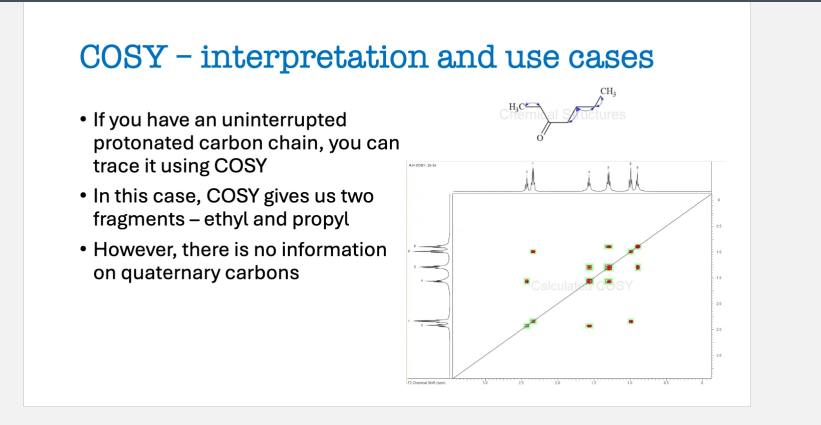
#> input picture topics/cosy-interpretation/source/原图-COSY截图.webp, 1642 x 850 px (shown at 1/2 size)
$ python _measure.py
#> lines starting #> are read from the running program, lines starting #| are printed output that depends on the picture; after the words box and inside, x2 and y2 are one past the last pixel; in counts of white or black regions, pixels touching at a corner belong together
# -*- coding: utf-8 -*-
"""原图逐像素测量：把幻灯片截图里"确实有的"东西全部量化，输出 _measure.json。
   只做测量与标定，不做任何化学推断；凡测不准的一律记 uncertainty。"""
import json, numpy as np
from PIL import Image

SRC = '原图-COSY截图.webp'
im = Image.open(SRC).convert('RGB')
#> im is the input picture: PIL image 1642x850 RGB; mean R, G, B 242.2, 243.6, 244.5
A = np.array(im).astype(int); G = np.array(im.convert('L')).astype(int)
#> after `G = np.array(im.convert('L')).astype(int)`:
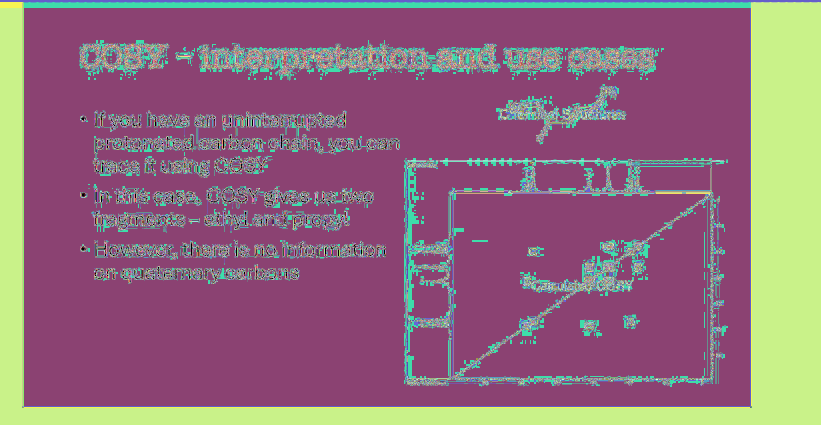
#> G: shape (850, 1642) int64 (shown at 1/2 size); 250 distinct labels, from 0 to 255; one colour per label, 0 black
H, W, _ = A.shape
#> H = 850; W = 1642
R, Gc, B = A[:,:,0], A[:,:,1], A[:,:,2]
#> R: shape (850, 1642) int64; 256 distinct labels, from 0 to 255
#> Gc: shape (850, 1642) int64; 256 distinct labels, from 0 to 255
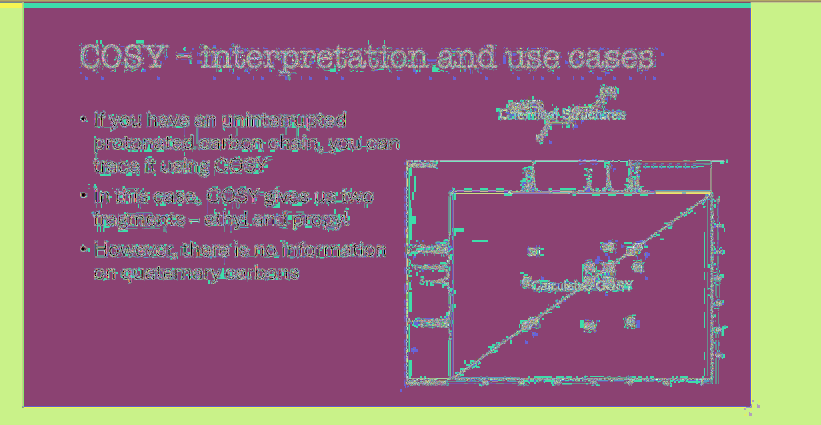
#> B: shape (850, 1642) int64 (shown at 1/2 size); 256 distinct labels, from 0 to 255; one colour per label, 0 black
out = {'source': {'file': SRC, 'size_px': [W, H], 'mode': im.mode}}

# ---------- 1) 2D 绘图框：找最长横/竖暗线 ----------
dark = G < 170
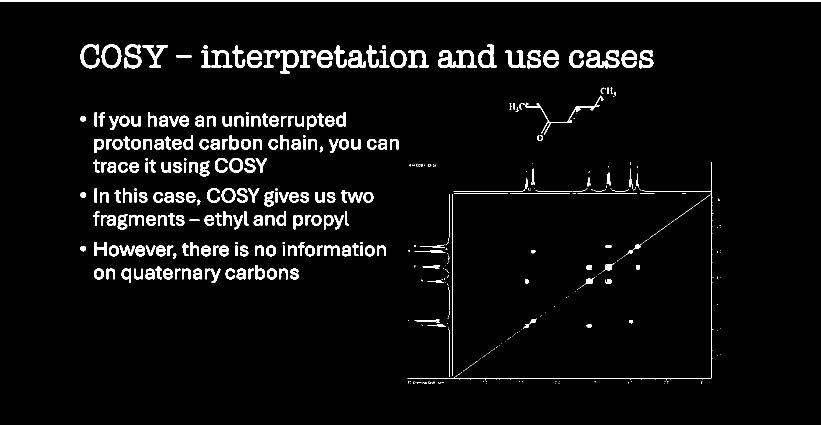
#> dark: shape (850, 1642) bool (shown at 1/2 size); 4.6% white; 463 white regions (214 under 20 px), largest, box (x1, y1, x2, y2) and area: (0, 0, 1642, 4) 6568, (876, 100, 954, 136) 1272, (402, 100, 465, 135) 913
rows = [(y, int(dark[y, 900:1560].sum())) for y in range(300, 800)]
#> rows = 500 pairs, first value 300 to 799, second value 0 to 523
cols = [(x, int(dark[300:800, x].sum())) for x in range(880, 1600)]
#> cols = 720 pairs, first value 880 to 1599, second value 0 to 432
frame_y = sorted([r for r in rows if r[1] > 250], key=lambda t: -t[1])[:2]
#> frame_y = [(757, 523), (386, 393)]
frame_x = sorted([c for c in cols if c[1] > 250], key=lambda t: -t[1])[:2]
#> frame_x = [(1423, 432), (905, 365)]
top_y, bot_y = sorted(y for y, _ in frame_y)
#> top_y = 386; bot_y = 757
lef_x, rig_x = sorted(x for x, _ in frame_x)
#> lef_x = 905; rig_x = 1423
out['frame_px'] = {'top': top_y, 'bottom': bot_y, 'left': lef_x, 'right': rig_x}

# ---------- 2) 轴标定：刻度标签文字块（两轴各 7 个） ----------
def label_runs(axis, gap=8, thr=215):
#> called with axis = 'F2', gap = 8, thr = 215
    if axis == 'F2':
        band = G[762:770, :]; cols_ = [x for x in range(900, 1470) if (band[:, x] < thr).any()]
#> after `cols_ = [x for x in range(900, 1470) if (band[:, x] < thr).any()]`: cols_ = 48 values from 965 to 1405
    else:
        band = G[:, 1432:1478]; cols_ = [y for y in range(380, 780) if (band[y, :] < thr).any()]
    runs = []
    for v in cols_:
        if runs and v - runs[-1][-1] <= gap: runs[-1].append(v)
        else: runs.append([v])
#> this loop made 48 passes
#> v on passes 1 to 12: 965, 966, 967, 968, 971, 972, 973, 974, 1037, 1038, 1039, 1040
#> after the loop, runs = 7 items
    return [(r[0], r[-1], (r[0] + r[-1]) / 2.0) for r in runs if r[-1] - r[0] >= 1]

f2l = label_runs('F2'); f1l = label_runs('F1')
#> after `f2l = label_runs('F2')`: f2l = [(965, 974, 969.5), (1037, 1046, 1041.5), (1110, 1119, 1114.5), (1183, 1191, 1187), (1255, 1264, 1259.5), (1328, 1337, 1332.5), (1403, 1405, 1404)]
#> call 2 of label_runs, with axis = 'F1', gap = 8, thr = 215
#> in label_runs (call 2), `band = G[:, 1432:1478]`:
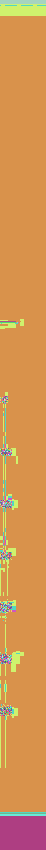
#> band: shape (850, 46) int64; 101 distinct labels, from 78 to 255; one colour per label, 0 black
#> in label_runs (call 2), `cols_ = [y for y in range(380, 780) if (band[y, :] < thr).any()]`: cols_ = 43 values from 397 to 713
#> the loop in label_runs (call 2), `for v in cols_:` made 43 passes
#> v on passes 1 to 12: 397, 398, 399, 400, 401, 402, 449, 450, 451, 452, 453, 454
#> after the loop in label_runs (call 2), `for v in cols_:`: runs = [[397, 398, 399, 400, 401, 402], [449, 450, 451, 452, 453, 454], [501, 502, 503, 504, 505, 506], [552, 553, 554, 555, 556, 557, 558], [604, 605, 606, 607, 608, 609], [656, 657, 658, 659, 660, 661], [708, 709, 710, 711, 712, 713]]
#> after `f1l = label_runs('F1')`: f1l = [(397, 402, 399.5), (449, 454, 451.5), (501, 506, 503.5), (552, 558, 555), (604, 609, 606.5), (656, 661, 658.5), (708, 713, 710.5)]
assert len(f2l) == 7 and len(f1l) == 7, (len(f2l), len(f1l))
# F2 轴从左到右 = 3.0 -> 0；F1 轴从上到下 = 0 -> 3.0（方向必须分别写，写反过一次）
ppm_f2 = [3.0, 2.5, 2.0, 1.5, 1.0, 0.5, 0.0]
ppm_f1 = [0.0, 0.5, 1.0, 1.5, 2.0, 2.5, 3.0]
xs = np.array([c for _, _, c in f2l]); ys = np.array([c for _, _, c in f1l])
#> after `xs = np.array([c for _, _, c in f2l])`: xs = [969.5, 1041.5, 1114.5, 1187, 1259.5, 1332.5, 1404]
#> after `ys = np.array([c for _, _, c in f1l])`: ys = [399.5, 451.5, 503.5, 555, 606.5, 658.5, 710.5]
sx, ix = np.polyfit(ppm_f2, xs, 1)          # x = sx*ppm + ix
#> sx = -145; ix = 1404.5
sy, iy = np.polyfit(ppm_f1, ys, 1)          # y = sy*ppm + iy
#> sy = 103.6; iy = 399.6
resx = float(np.abs(xs - (sx*np.array(ppm_f2)+ix)).max())
#> resx = 0.536
resy = float(np.abs(ys - (sy*np.array(ppm_f1)+iy)).max())
#> resy = 0.286
out['calibration'] = {
    'F2': {'label_centers_x': [round(c,1) for _,_,c in f2l], 'px_per_ppm': round(float(sx),3),
           'x_at_0ppm': round(float(ix),2), 'max_residual_px': round(resx,2), 'max_residual_ppm': round(resx/abs(sx),3)},
    'F1': {'label_centers_y': [round(c,1) for _,_,c in f1l], 'px_per_ppm': round(float(sy),3),
           'y_at_0ppm': round(float(iy),2), 'max_residual_px': round(resy,2), 'max_residual_ppm': round(resy/abs(sy),3)},
    'labels_read': ['3.0','2.5','2.0','1.5','1.0','0.5','0']}
def f2(px): return (px - ix) / sx
def f1(py): return (py - iy) / sy

# ---------- 3) 1D 投影（上=F2，左=F1）的峰位 ----------
def proj_peaks(band, axis, min_ppm=-0.05, max_ppm=3.6):
    """一维投影峰位：谱线暗度剖面（基线扣除后）的峰。用 145/103.6 px/ppm 的标定回算 ppm。"""
#> called with axis = 'F2', min_ppm = -0.05, max_ppm = 3.6
    from scipy.signal import find_peaks
    prof = (255 - band).sum(axis=0).astype(float)
#> prof = 516 values, max 4716 at index 356, min 53 at index 0, mean 400
    prof = prof - np.percentile(prof, 10)
#> prof = 516 values, max 4528 at index 356, min -135 at index 0, mean 212
    pk, _ = find_peaks(prof, prominence=0.10 * prof.max(), distance=6)
#> pk = [148, 160, 273, 312, 356, 369]
    return [float(p) for p in pk]

top_px = proj_peaks(G[300:386, 905:1421], 'F2')
#> top_px = [148, 160, 273, 312, 356, 369]
top_px = [x + 905 for x in top_px]
#> top_px = [1053, 1065, 1178, 1217, 1261, 1274]
left_px = proj_peaks(G[387:757, 815:900].T, 'F1')
#> left_px = [106, 115, 146, 175, 254, 263]
left_px = [y + 387 for y in left_px]
#> left_px = [493, 502, 533, 562, 641, 650]
out['proj_top_F2'] = [{'px': round(x,1), 'ppm': round(float(f2(x)),3)} for x in top_px]
out['proj_left_F1'] = [{'px': round(y,1), 'ppm': round(float(f1(y)),3)} for y in left_px]
out['proj_peak_count'] = {'top_F2': len(top_px), 'left_F1': len(left_px)}

# ---------- 4) 2D 峰标记：绿晕连通域 + 红核 ----------
green = (Gc - R > 18) & (Gc - B > 18) & (np.arange(H)[:,None] > 386) & (np.arange(H)[:,None] < 758) & \
        (np.arange(W)[None,:] > 905) & (np.arange(W)[None,:] < 1424)
#> green: shape (850, 1642) bool; 0.15% white; 16 white regions (3 under 20 px), largest, box (x1, y1, x2, y2) and area: (1045, 635, 1075, 659) 359, (1206, 526, 1228, 544) 230, (1170, 526, 1188, 544) 228
red   = (R > 90) & (R - Gc > 35) & (R - B > 35) & (np.arange(H)[:,None] > 386) & (np.arange(H)[:,None] < 758) & \
        (np.arange(W)[None,:] > 905) & (np.arange(W)[None,:] < 1424)
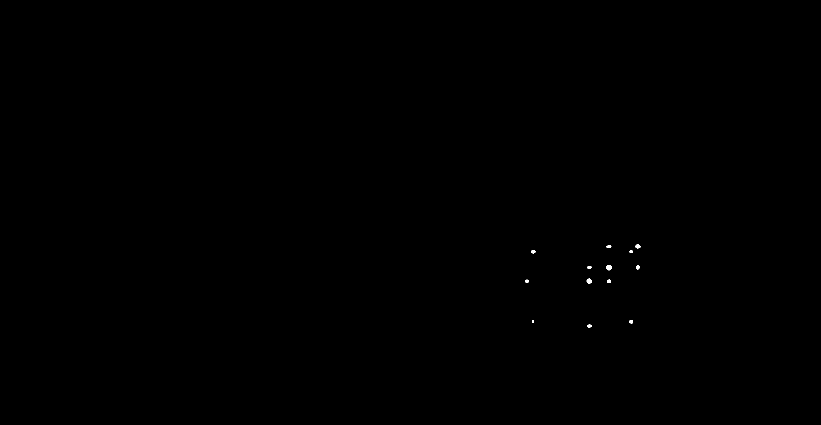
#> red: shape (850, 1642) bool (shown at 1/2 size); 0.05% white; 13 white regions (1 under 20 px), largest, box (x1, y1, x2, y2) and area: (1212, 530, 1223, 541) 93, (1173, 557, 1184, 567) 80, (1271, 489, 1281, 497) 61
def comps(mask, minpx):
#> called with minpx = 40
    from collections import deque
    vis = np.zeros_like(mask, bool); res = []
    ys_, xs_ = np.nonzero(mask)
#> ys_ = 2162 values from 487 to 658; xs_ = 2162 values, max 1283 at index 134, min 1045 at index 1940, mean 1175.5
    for y0, x0 in zip(ys_, xs_):
        if vis[y0, x0]: continue
        q = deque([(y0, x0)]); vis[y0, x0] = True; pts = []
        while q:
            y, x = q.popleft(); pts.append((y, x))
            for dy in (-1,0,1):
                for dx in (-1,0,1):
                    ny, nx = y+dy, x+dx
                    if 0 <= ny < H and 0 <= nx < W and mask[ny, nx] and not vis[ny, nx]:
                        vis[ny, nx] = True; q.append((ny, nx))
        if len(pts) >= minpx:
            p = np.array(pts)
            res.append({'n': len(pts), 'cx': float(p[:,1].mean()), 'cy': float(p[:,0].mean()),
                        'w': int(p[:,1].max()-p[:,1].min()+1), 'h': int(p[:,0].max()-p[:,0].min()+1)})
#> this loop made 2162 passes
#> (y0, x0) on passes 1 to 3: (487, 1216), (487, 1217), (487, 1218)
#> after the loop, res = 12 items
    return res
gb = comps(green, 40); rb = comps(red, 3)
#> after `gb = comps(green, 40)`: gb = 12 items
#> the loop in comps (call 2), `for y0, x0 in zip(ys_, xs_):` made 637 passes
#> (y0, x0) on passes 1 to 3: (489, 1273), (489, 1274), (489, 1275)
#> after `rb = comps(red, 3)`: rb = 13 items
for c in gb:
    c['F2'] = round(float(f2(c['cx'])), 3); c['F1'] = round(float(f1(c['cy'])), 3)
    c['kind'] = 'diagonal' if abs(c['F1']-c['F2']) < 0.06 else 'cross'
    c['red_cores_inside'] = sum(1 for r in rb if abs(r['cx']-c['cx']) <= c['w']/2+3 and abs(r['cy']-c['cy']) <= c['h']/2+3)
#> this loop made 12 passes
gb.sort(key=lambda c: (c['F1'], c['F2']))
out['marker_blobs'] = gb
out['n_marker_blobs'] = len(gb)

# ---------- 5) 成对交叉峰：互为镜像的交叉峰配对 ----------
cross = [c for c in gb if c['kind'] == 'cross']
#> cross = 8 items
pairs = []
used = set()
for i, a in enumerate(cross):
    if i in used: continue
    best, bj = None, None
    for j, b in enumerate(cross):
        if j <= i or j in used: continue
        d = abs(a['F1']-b['F2']) + abs(a['F2']-b['F1'])
        if best is None or d < best: best, bj = d, j
    if bj is not None and best < 0.06:
        b = cross[bj]; used.add(i); used.add(bj)
        pairs.append({'a': [a['F1'], a['F2']], 'b': [b['F1'], b['F2']], 'closure_err': round(best,3)})
#> this loop made 8 passes
#> after the loop, pairs = 4 items; used = 8 items
out['cross_pairs'] = pairs
out['n_cross_pairs'] = len(pairs)

# ---------- 6) 结构骨架顶点 ----------
skel = (G < 150) & ~((B - R) > 25)
#> skel: shape (850, 1642) bool; 3% white; 457 white regions (247 under 20 px), largest, box (x1, y1, x2, y2) and area: (0, 0, 1642, 4) 6160, (815, 755, 1422, 761) 618, (189, 484, 213, 512) 335
seg = np.zeros((H, W), bool); seg[185:290, 1005:1245] = True
sk = skel & seg
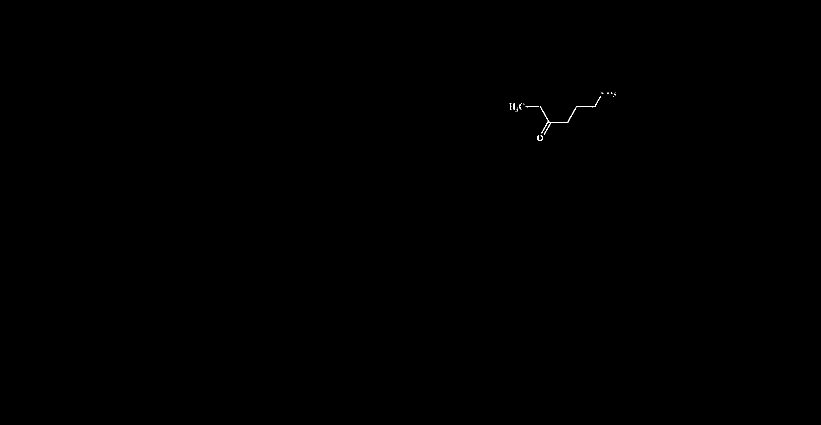
#> sk: shape (850, 1642) bool (shown at 1/2 size); 0.04% white in thin lines or dots, all inside (x1, y1, x2, y2) = (1019, 185, 1231, 282)
ys_, xs_ = np.nonzero(sk)
#> ys_ = 561 values from 185 to 281; xs_ = 561 values, max 1230 at index 6, min 1019 at index 58, mean 1106.7
out['skeleton'] = {'bbox_px': [int(xs_.min()), int(xs_.max()), int(ys_.min()), int(ys_.max())],
                   'n_dark_px': int(len(xs_))}
# 顶点：在若干固定 y 上取暗段的中心（人工核对过，见 README）
out['vertices_px'] = [[1078,213],[1097,244],[1135,244],[1152,213],[1190,213]]
out['end_labels_px'] = {'H3C': [1019,1048,205,223], 'CH3': [1200,1230,183,192], 'O': [1074,1085,270,281]}

# ---------- 7) 色块取样 ----------
def px(x, y): return [int(v) for v in A[y, x]]
out['colors'] = {
  'background': px(600, 400), 'title_blue': px(200, 115), 'marker_red_a': px(1216,533),
  'marker_red_b': px(1275,533), 'marker_green_halo': px(1059,646), 'marker_olive': px(1053,650),
  'watermark_gray': px(1200,570), 'skeleton_dark': px(1152,213)}
# ---------- 8) 两次独立读数（上下投影 / 左右投影）取共识 ----------
sh_top = sorted(p['ppm'] for p in out['proj_top_F2'])
#> sh_top = [0.9, 0.989, 1.29, 1.56, 2.34, 2.42]
sh_left = sorted(p['ppm'] for p in out['proj_left_F1'])
#> sh_left = [0.901, 0.988, 1.29, 1.57, 2.33, 2.42]
assert len(sh_top) == len(sh_left) == 6, (sh_top, sh_left)
consensus = [round((a+b)/2, 3) for a, b in zip(sh_top, sh_left)]
#> consensus = [0.901, 0.988, 1.29, 1.56, 2.34, 2.42]
out['shift_consensus_ppm'] = consensus
out['shift_two_readings_max_dev_ppm'] = round(max(abs(a-b) for a, b in zip(sh_top, sh_left)), 3)
# 交叉峰对用共识位移重新表述
def near(v): return min(range(6), key=lambda i: abs(consensus[i]-v))
out['edges_by_consensus'] = sorted({tuple(sorted((near(p['a'][0]), near(p['a'][1])))) for p in out['cross_pairs']})
out['n_edges'] = len(out['edges_by_consensus'])

# ---------- 9) 证据图：把标定网格、峰位、编号画在原图上 ----------
from PIL import ImageDraw
ov = im.copy(); d = ImageDraw.Draw(ov)
def X(p): return ix + sx*p
def Y(p): return iy + sy*p
for p in [0,0.5,1.0,1.5,2.0,2.5,3.0]:
    d.line([(X(p), top_y), (X(p), bot_y)], fill=(0,150,255), width=1)
    d.line([(lef_x, Y(p)), (rig_x, Y(p))], fill=(0,150,255), width=1)
    d.text((X(p)+2, top_y+2), '%g'%p, fill=(0,90,210))
    d.text((lef_x+3, Y(p)+2), '%g'%p, fill=(0,90,210))
for i, c in enumerate(out['marker_blobs']):
    x, y = X(c['F2']), Y(c['F1'])
    d.ellipse([x-11, y-11, x+11, y+11], outline=(200,0,200), width=1)
#> this loop made 12 passes
#> (x, y) on passes 1 to 12: (1216.4, 492.4), (1262.6, 500.4), (1062.9, 500.9), (1274.8, 533.8), (1216.2, 533.9), (1178.5, 534), (1216.1, 561.9), (1178.7, 561.9), (1053.2, 561.9), (1259.3, 640.2), (1059.6, 646.8), (1178.5, 650.9)
for p in consensus:
    x, y = X(p), Y(p)
    d.ellipse([x-3, y-3, x+3, y+3], fill=(255,0,0))
#> this loop made 6 passes
#> (p, x, y) on passes 1 to 6: (0.901, 1273.8, 493), (0.988, 1261.2, 502), (1.29, 1217.4, 533.2), (1.56, 1177.5, 561.7), (2.34, 1065.7, 641.6), (2.42, 1053.5, 650.3)
ov.save('_probe/evidence_overlay_full.png')
ov.resize((1200, int(1200*H/W)), Image.LANCZOS).save('原图-像素核对.webp', quality=90, method=6)
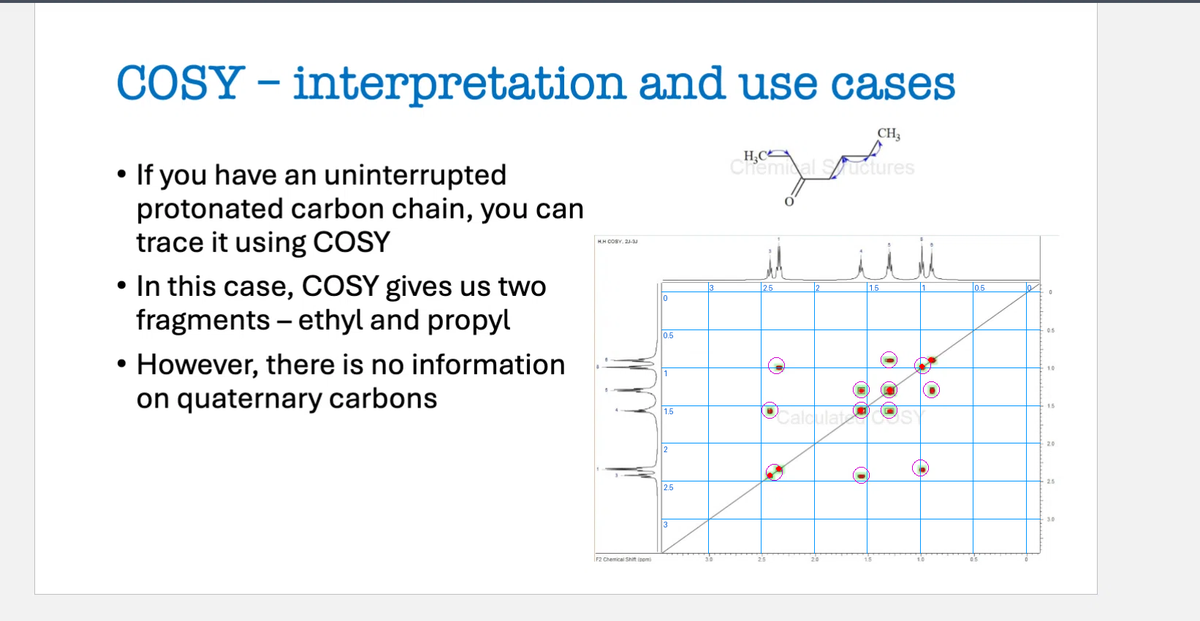
#> saved as 原图-像素核对.webp: PIL image 1200x621 RGB; mean R, G, B 240.8, 242.9, 244.4

json.dump(out, open('_measure.json','w',encoding='utf-8'), ensure_ascii=False, indent=1)
print(json.dumps({k: out[k] for k in ('frame_px','calibration','n_marker_blobs','n_cross_pairs')}, ensure_ascii=False, indent=1))
#> (printed output is left out)
print('proj_top_F2 ppm:', [p['ppm'] for p in out['proj_top_F2']])
#| proj_top_F2 ppm: [2.423, 2.341, 1.562, 1.293, 0.989, 0.9]
print('proj_left_F1 ppm:', [p['ppm'] for p in out['proj_left_F1']])
#| proj_left_F1 ppm: [0.901, 0.988, 1.288, 1.568, 2.33, 2.417]
print('cross pairs:', json.dumps(out['cross_pairs'], ensure_ascii=False))
#> (printed output is left out)
print('共识位移 ppm:', out['shift_consensus_ppm'], ' 两次读数最大偏差:', out['shift_two_readings_max_dev_ppm'])
#| 共识位移 ppm: [0.901, 0.988, 1.29, 1.565, 2.336, 2.42]  两次读数最大偏差: 0.011
print('耦合边(按下标):', out['edges_by_consensus'], ' 边数:', out['n_edges'])
#| 耦合边(按下标): [(0, 2), (1, 4), (2, 3), (3, 5)]  边数: 4
print('marker blobs:')
for c in out['marker_blobs']:
    print('   F1=%.3f F2=%.3f %s w=%d h=%d cores=%d' % (c['F1'], c['F2'], c['kind'], c['w'], c['h'], c['red_cores_inside']))
#> this loop made 12 passes
#|    F1=0.896 F2=1.297 cross w=20 h=13 cores=1
#|    F1=0.973 F2=0.978 diagonal w=20 h=23 cores=2
#|    F1=0.978 F2=2.355 cross w=15 h=12 cores=1
#|    F1=1.295 F2=0.894 cross w=15 h=17 cores=1
#|    F1=1.296 F2=1.298 diagonal w=22 h=18 cores=1
#|    F1=1.297 F2=1.558 cross w=18 h=18 cores=1
#|    F1=1.567 F2=1.299 cross w=20 h=16 cores=1
#|    F1=1.567 F2=1.557 diagonal w=20 h=17 cores=1
#> (further printed lines are left out)
